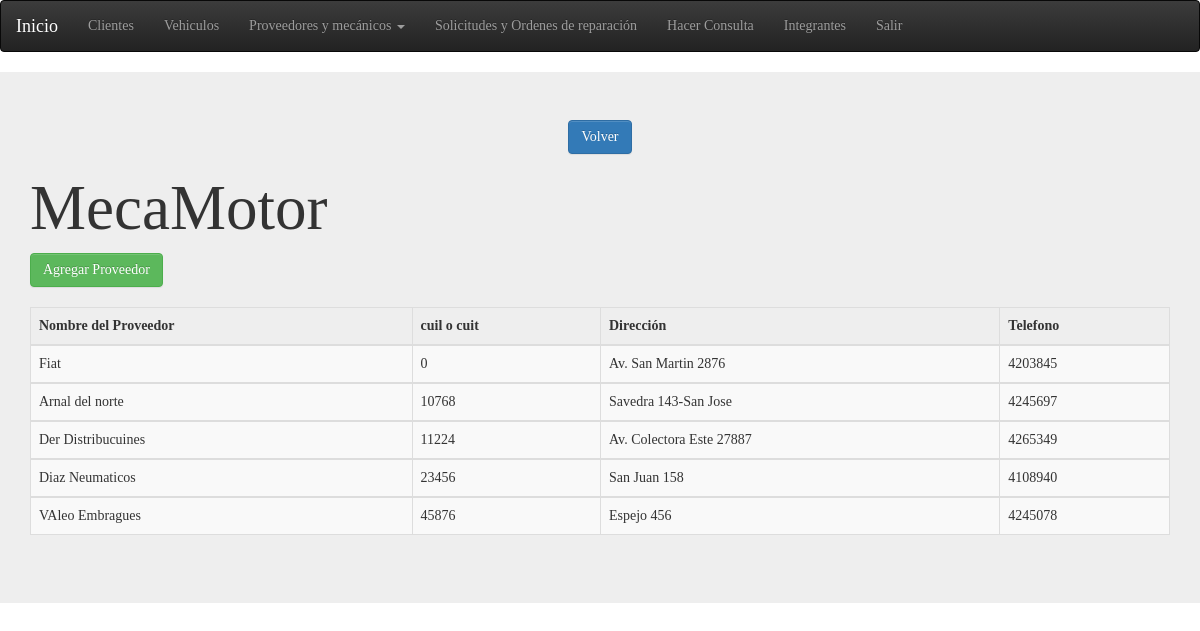
Screenshot of /proveedor.php with the database file from the repository.
### tables this page shows
CREATE TABLE `proveedor` (
  `cuil_cuitProveedor` int(11) NOT NULL,
  `nombreProveedor` varchar(45) DEFAULT NULL,
  `direccionProveedor` varchar(45) DEFAULT NULL,
  `telefonoProveedor` int(11) DEFAULT NULL,
  PRIMARY KEY (`cuil_cuitProveedor`)
);

### proveedor.php (the view, shortened to what this page needs)
<!DOCTYPE html>
<html lang="es">
    <head>
        <link rel="stylesheet" href="css/bootstrap.css">
        <link rel="stylesheet" href="css/bootstrap-theme.css">
        <link href="css/bootstrap.min.css" rel="stylesheet">
    </head>
    <body>
        <section>
            <nav class="navbar navbar-inverse" role="navigation">
                <div class="container-fluid">
                    <div class="navbar-header">
                        <a class="navbar-brand" id="veryactive" href="system.php">Inicio</a>
                    </div>
                    <div class="collapse navbar-collapse" id="bs-example-navbar-collapse-9">
                        <ul class="nav navbar-nav">
                            <li><a href="cliente.php">Clientes</a></li>
                            <li><a href="vehiculo.php">Vehiculos</a></li>
                            <li class="dropdown">
                                <a href="#" class="dropdown-toggle" data-toggle="dropdown" role="button" aria-expanded="false">Proveedores y mecánicos <span class="caret"></span></a>
                            </li>
                            <li><a href="Ordenes.php">Solicitudes y Ordenes de reparación</a></li>
                            <li><a href="hacerConsulta.php">Hacer Consulta</a></li>
                            <li><a href="About.php">Integrantes</a></li>
                            <li><a href="index.HTML">Salir</a></li>
                        </ul>
                    </div>
                </div>
            </nav>
        </section>
        <div class="jumbotron">
            <center>
                <div>
                    <a  class="btn btn-primary btn-md" href="system.php" role="button">Volver</a>
                </div>
            </center>
            <div class="container">
                <h1>MecaMotor</h1>
                <button class="btn btn-success btn-md" data-toggle="modal" data-target="#miventana" role="button">Agregar Proveedor</button>
                <br><br>
                <div class="table-responsive">
                    <table class="table table-striped table-hover table-bordered ">
                        <thead>
                            <tr>
                                <th>Nombre del Proveedor</th>
                                <th>cuil o cuit</th>
                                <th>Dirección</th>
                                <th>Telefono</th>
                            </tr>
                        </thead>
                        <tbody ><?php
                            $tabla = mysql_query("SELECT * FROM proveedor");
                            while ($filaTabla = mysql_fetch_array($tabla)) {
                                ?>
                                <tr>
                                    <td><?php echo $filaTabla['nombreProveedor'] ?></td>
                                    <td><?php echo $filaTabla['cuil_cuitProveedor'] ?></td>
                                    <td><?php echo $filaTabla['direccionProveedor'] ?></td>
                                    <td><?php echo $filaTabla['telefonoProveedor'] ?></td>
                                </tr>
                            </tbody>
                        <?php } ?>
                    </table>
                </div>
            </div>
        </div>
    </body>
</html>

### proveedor.php (style rules this page uses)
body { font-family: "Verdana", Times, serif; }
#veryactive { color:white; }

### rows the page displays
proveedor: nombreProveedor "Fiat", cuil_cuitProveedor "0", direccionProveedor "Av. San Martin 2876", telefonoProveedor "4203845"
proveedor: nombreProveedor "Arnal del norte", cuil_cuitProveedor "10768", direccionProveedor "Savedra 143-San Jose", telefonoProveedor "4245697"
proveedor: nombreProveedor "Der Distribucuines", cuil_cuitProveedor "11224", direccionProveedor "Av. Colectora Este 27887", telefonoProveedor "4265349"
proveedor: nombreProveedor "Diaz Neumaticos", cuil_cuitProveedor "23456", direccionProveedor "San Juan 158", telefonoProveedor "4108940"
proveedor: nombreProveedor "VAleo Embragues", cuil_cuitProveedor "45876", direccionProveedor "Espejo 456", telefonoProveedor "4245078"
